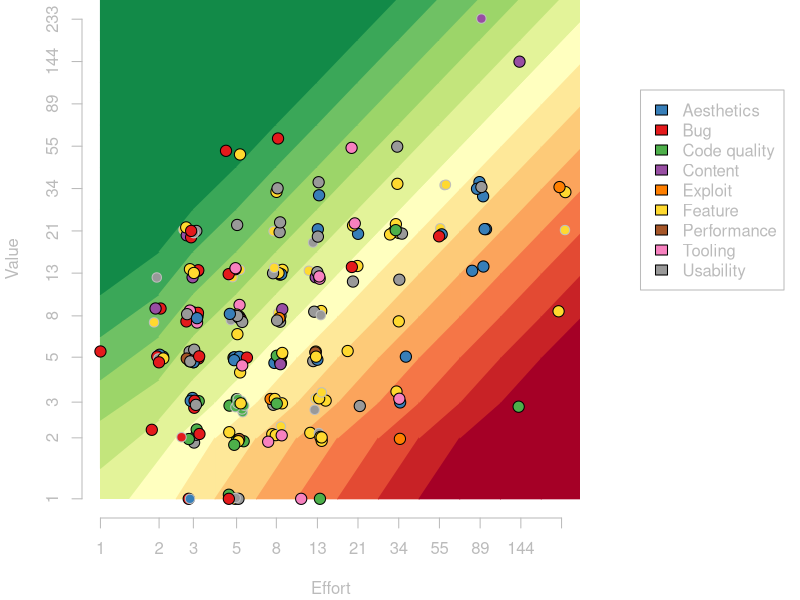

Generate this figure with R:
library("RColorBrewer")
#options(warn=2)

circleSize = 1.5

svg("backlog.svg", width=12, height=8, bg=NA)
#png("backlog.png", width=600, height=500, type="cairo", pointsize=13)

par(mar=c(4.1, 4.1, 0, 11), col="#bbbbbb", col.axis="#bbbbbb", col.lab="#bbbbbb", fg="#bbbbbb")

jitter_log <- function(vals, scaler=0.05) {
  noise <- rnorm(length(vals), mean=0, sd=vals*scaler)
  vals + noise
}

data <- read.csv("backlog.csv", sep=",")

# Categories
cats = sort(unique(data$type))
data$typeID = match(data$type, cats)
set1Cols = brewer.pal(9, "Set1")
cols = set1Cols;
cols[1] = set1Cols[2]; # Probably aesthetics; blue
cols[2] = set1Cols[1]; # Probably bug; red
cols[6] = brewer.pal(8, "Set2")[6] # Normal yellow too light
data$color = cols[data$typeID]

# ROI
vals = c(1, 2, 3, 5, 8, 13, 21, 34, 55, 89, 144, 233, 377, 610)
data$roi = match(data$value, vals) - match(data$effort, vals)

# Initialize NA values
for (i in 1:length(data$roi)){
    if (is.na(data$done[i]))
        data$done[i] = FALSE
    if (is.na(data$milestone[i]))
        data$milestone[i] = 999
    if (data$milestone[i] == "")
        data$milestone[i] = 999
}

# Ignore blocks when the blocking task is done
issue2Index <- vector(mode="integer", length=data$issue[length(data$roi)])
for (i in 1:length(data$roi)){
    issueNum = data$issue[i]
    issue2Index[issueNum] = i
}
for (i in 1:length(data$roi)){
    blockingPBI = issue2Index[data$blockedBy[i]]

    if (is.na(blockingPBI))
        next
    if (blockingPBI == 0)
        next # Blocked by a deleted PBI

    blockingPbiIsDone = data$done[blockingPBI] # data is still sorted by issue #
    if (is.na(blockingPbiIsDone))
        next
    if (blockingPbiIsDone)
        data$blockedBy[i] = NA
}

minROI = NULL
maxROI = NULL
minVal = NULL
maxVal = NULL
minEffort = NULL
maxEffort = NULL
for (i in 1:length(data$roi)){
    if (!data$done[i]){

        if (is.null(minROI))
            minROI = data$roi[i]
        else if (data$roi[i] < minROI)
            minROI = data$roi[i]
        if (is.null(maxROI))
            maxROI = data$roi[i]
        else if (data$roi[i] > maxROI)
            maxROI = data$roi[i]

        if (is.null(minVal))
            minVal = data$value[i]
        else if (data$value[i] < minVal)
            minVal = data$value[i]
        if (is.null(maxVal))
            maxVal = data$value[i]
        else if (data$value[i] > maxVal)
            maxVal = data$value[i]

        if (is.null(minEffort))
            minEffort = data$effort[i]
        else if (data$effort[i] < minEffort)
            minEffort = data$effort[i]
        if (is.null(maxEffort))
            maxEffort = data$effort[i]
        else if (data$effort[i] > maxEffort)
            maxEffort = data$effort[i]
    }
}

#for (i in 1:length(data$roi)){
#    if (data$done[i]){
#        if (data$roi[i] < minROI)
#            data$roi = minROI
#        else if (data$roi[i] > maxROI)
#            data$roi = maxROI
#    }
#}
roiRange = maxROI - minROI + 1
roiPalette = colorRampPalette(brewer.pal(11, "RdYlGn"))
paletteSize = roiRange;
if (roiRange %% 2 == 0){
    paletteSize = paletteSize + 1
}
roiColsRaw = roiPalette(paletteSize)
roiCols = 1:25
roiMidpoint = 13
for (i in (-13:minROI + roiMidpoint)){ # Deep red at the bottom
    roiCols[i] = roiColsRaw[1]
}
for (i in (maxROI:11 +roiMidpoint)){ # Deep green at the top
    roiCols[i] = roiColsRaw[roiRange]
}
for (i in 1:roiRange){
    roiCols[minROI+roiMidpoint + i - 1] = roiColsRaw[i]
}

# Sort data
unsortedData <- data
data <- data[with(data, order(milestone, -roi, effort, issue)),]

x = jitter_log(data$effort)
y = jitter_log(data$value)

x = sapply(x, function(n) max(c(n, 1)))
y = sapply(y, function(n) max(c(n, 1)))

plot(
    NULL, log="xy", xlab="Effort", ylab="Value", axes=FALSE,
    #main="Issue backlog",
    xlim=c(minEffort, maxEffort), ylim=c(minVal, maxVal)
)

effortVals = vals[match(minEffort, vals):match(maxEffort, vals)]
valueVals = vals[match(minVal, vals):match(maxVal, vals)]
axis(1, at=effortVals)
axis(2, at=valueVals)
#box()




logHalf <- function(a, b){
    sqrt(a*b)
}



numVals = length(vals)
topVal = vals[numVals]
secondTopVal = vals[numVals-1]
topEdge = logHalf(secondTopVal, topVal)

polygon(x=c(1,topVal,topVal,1), y=c(1,1,topVal,topVal), lty=0, col=roiCols[roiMidpoint])

for (e in 1:(numVals-1)){
    midE = logHalf(vals[e], vals[e+1])
    nextMidE = logHalf(vals[e+1], vals[e+2])
    if (e > 1) {
        for (v in 1:e){
            roi = v-e;
            polygon(
                x=c(midE, nextMidE, nextMidE, midE),
                y=c(vals[v], vals[v+1], vals[v+2], vals[v+1]),
                col=roiCols[roiMidpoint+roi],
                border=roiCols[roiMidpoint+roi]
            )
        }
    }
    roi = -e
    polygon(
        x=c(midE, nextMidE, nextMidE),
        y=c(vals[1], vals[1], vals[2]),
        col=roiCols[roiMidpoint+roi],
        border=roiCols[roiMidpoint+roi]
    )
}

for (v in 1:(numVals-1)){
    midV = logHalf(vals[v], vals[v+1])
    nextMidV = logHalf(vals[v+1], vals[v+2])
    if (v > 1){
        for (e in 1:v){
            roi = v-e;
            polygon(
                x=c(vals[e], vals[e+1], vals[e+2], vals[e+1]),
                y=c(midV, nextMidV, nextMidV, midV),
                col=roiCols[roiMidpoint+roi],
                border=roiCols[roiMidpoint+roi]
            )
        }
    }
    roi = v
    polygon(
        x=c(vals[1], vals[1], vals[2]),
        y=c(midV, nextMidV, nextMidV),
        col=roiCols[roiMidpoint+roi],
        border=roiCols[roiMidpoint+roi]
    )
}

# blocker lines
#for (i in 1:length(data$roi)){
#	blockedBy = data$blockedBy[i]
#	toX = x[i]
#	toY = y[i]
#    if (!is.na(blockedBy)){
#		# find blocking PBI
#		for (j in 1:length(data$roi)){
#			if (data$issue[j] == blockedBy){
#				fromX = x[j]
#				fromY = y[j]
#				arrows(
#					fromX, fromY, toX, toY,
#					angle = 20,
#				)
#				break
#			}
#		}
#	}
#}


for (i in 1:length(data$roi)){
	if (!data$done[i]) {
		blockedBy = data$blockedBy[i]
		if (!is.na(blockedBy)){
			points(x[i], y[i], pch=21, bg=data$color[i], cex=circleSize - 0.25, col="grey")
		} else {
			points(x[i], y[i], pch=21, bg=data$color[i], cex=circleSize, col="black")
		}
	}
}


#points(x, y, pch=21, bg=data$color, cex=circleSize, col="black")
#points(x, y, col=data$color, cex=circleSize, lwd=3)


add_legend <- function(...) {
  opar <- par(fig=c(0, 1, 0, 1), oma=c(0, 0, 0, 0),
    mar=c(0, 0, 0, 0), new=TRUE)
  on.exit(par(opar))
  plot(0, 0, type='n', bty='n', xaxt='n', yaxt='n')
  legend(...)
}
add_legend(legend=cats, x="topright", fill=cols, inset=c(0.02,0.15))










dev.off()


suggestRefinementAtEV = 800
suggestRefinementAtEffort = 35

# Write js file
fieldNum <- function(name, value){
    paste("    ", name, ": ", value, ",", sep="")
}
fieldStr <- function(name, value){
    paste("    ", name, ": \"", value, "\",", sep="")
}

text = "PBIs = ["
for (i in 1:length(data$roi)){
    text = c(text, "{")
    text = c(text, fieldNum("issue", data$issue[i]))
    text = c(text, fieldStr("description", data$description[i]))
    text = c(text, fieldStr("type", data$type[i]))
    text = c(text, fieldStr("typeColor", cols[data$type[i]]))
    text = c(text, fieldNum("value", data$value[i]))
    text = c(text, fieldNum("effort", data$effort[i]))
    roi = data$roi[i]
    text = c(text, fieldNum("roi", roi))
    roiForColor = min(roi, maxROI)
    roiForColor = max(roiForColor, minROI)
    text = c(text, fieldStr("roiColor", roiCols[roiForColor+roiMidpoint]))
    text = c(text, fieldNum("done", if (data$done[i]) "true" else "false"))

    if (!is.na(data$blockedBy[i])){
        text = c(text, fieldNum("blockedBy", data$blockedBy[i]))
    }

    if (data$effort[i] * data$value[i] >= suggestRefinementAtEV &&
        data$effort[i] >= suggestRefinementAtEffort){
        text = c(text, fieldStr("refine", "true"))
    }

    if (!is.na(data$critical[i]) && data$critical[i]){
        text = c(text, fieldNum("critical", "true"))
    }

    milestoneEntry = data$milestone[i]
    if (is.na(milestoneEntry))
        milestoneEntry = "999"
    text = c(text, fieldStr("milestone", milestoneEntry))


    text = c(text, "},")
}
text = c(text, "];")

write(text, file="backlog.js")
